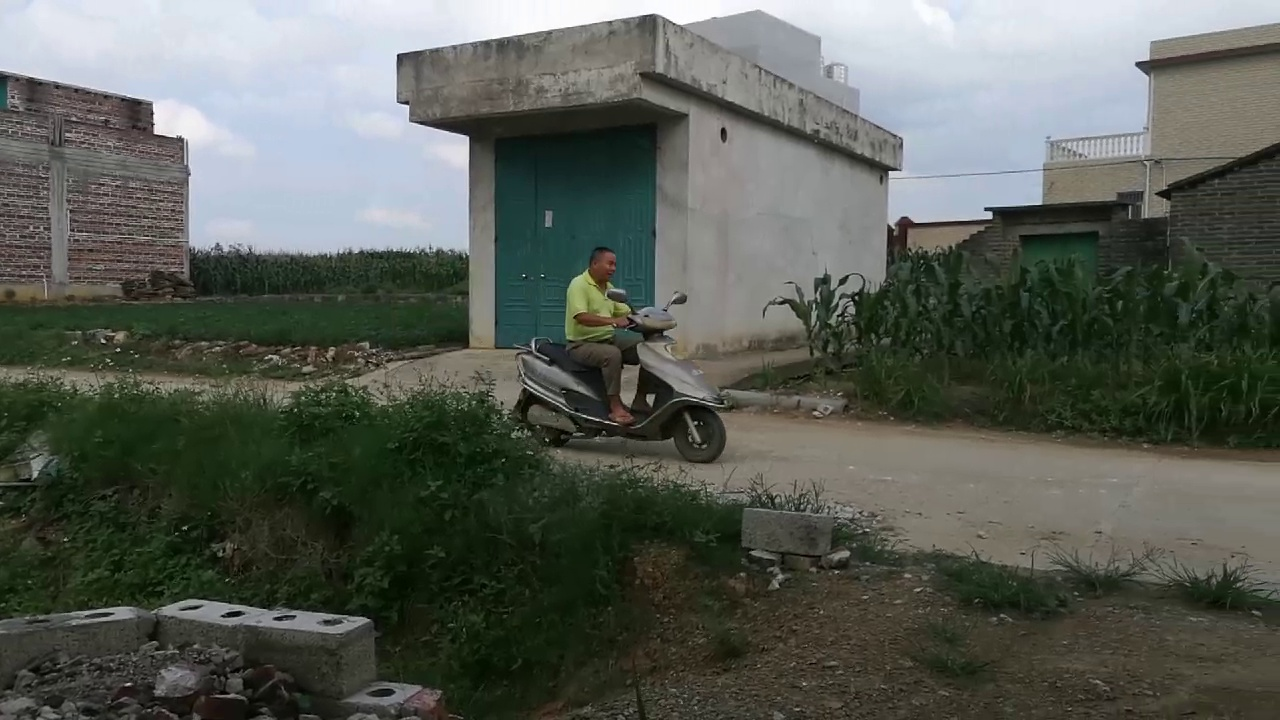
#> input picture pic/frame.jpg, 1280 x 720 px
$ python test5.py
#> lines starting #> are read from the running program, lines starting #| are printed output that depends on the picture
import cv2 as cv
import numpy as np

img = cv.imread("pic/frame.jpg", cv.IMREAD_COLOR)
#> img is the input picture: shape (720, 1280, 3); mean B, G, R 85.6, 93.6, 88.8

alpha = 0.4
beta = -10

gamma = 2.0

lookUpTable = np.empty((1, 256), np.uint8)
lookUpTable2 = np.empty((1, 256), np.uint8)
for i in range(256):
    lookUpTable[0, i] = np.clip(alpha*i + beta, 0, 255)

for i in range(256):
    lookUpTable2[0, i] = np.clip(pow(i / 255, gamma) * 255, 0, 255)

dst1 = cv.LUT(img, lookUpTable)
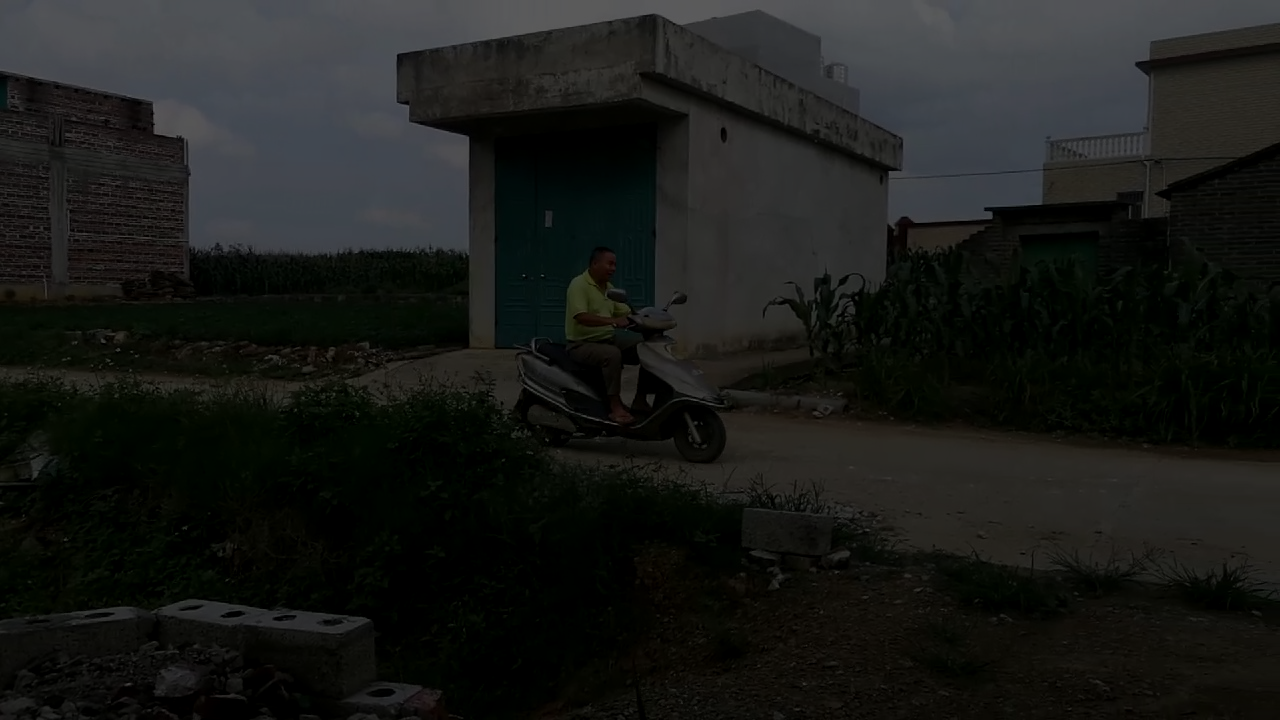
#> dst1: shape (720, 1280, 3); mean B, G, R 24.7, 27.1, 25.6
# [8 lines of commented-out code are left out]

cv.namedWindow("img", cv.WINDOW_NORMAL)
cv.namedWindow("dst1", cv.WINDOW_NORMAL)
# cv.namedWindow("dst2", cv.WINDOW_NORMAL)

# cv.imwrite("/home/weizy/Programs/YOLO/darknet/data/outputframe.jpg", dst2)

cv.imshow("img", img)
cv.imshow("dst1", dst1)
# cv.imshow("dst2", dst2)
cv.waitKey(0)
cv.destroyAllWindows()

$ run again, with pic/bfmatcher.jpg copied over pic/frame.jpg
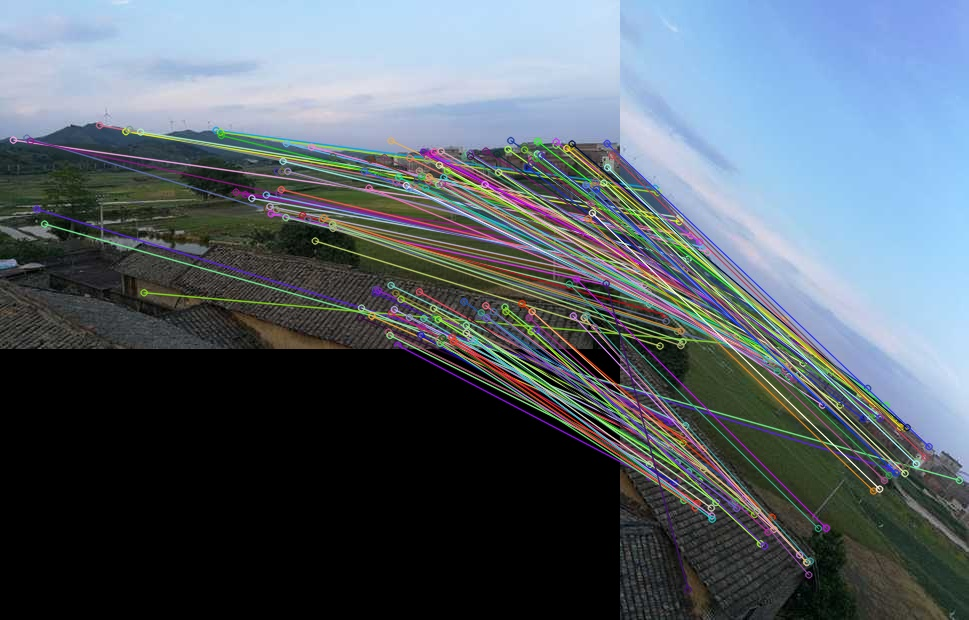
#> input picture pic/bfmatcher.jpg, 969 x 620 px
#> img is the input picture: shape (620, 969, 3); mean B, G, R 105.8, 96.8, 86
#> `dst1 = cv.LUT(img, lookUpTable)`:
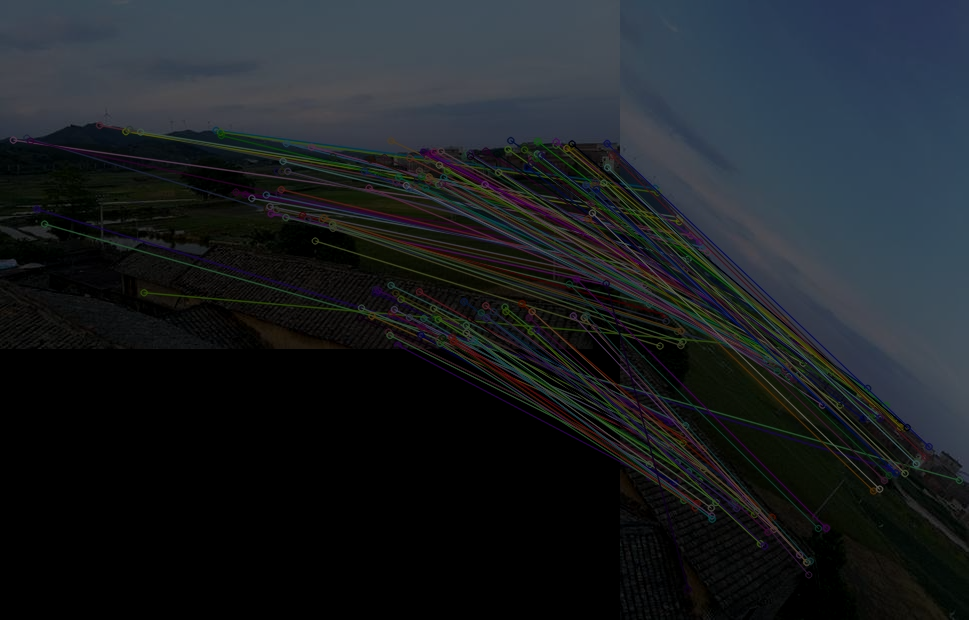
#> dst1: shape (620, 969, 3); mean B, G, R 34.8, 31.2, 26.9
